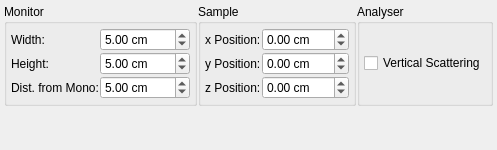
     <widget class="QWidget" name="tabAdvancedTAS">
      <attribute name="title">
       <string>Advanced TAS</string>
      </attribute>
      <layout class="QGridLayout" name="gridLayout_9">
       <property name="margin">
        <number>4</number>
       </property>
       <property name="spacing">
        <number>1</number>
       </property>
       <item row="0" column="0">
        <widget class="QGroupBox" name="groupBox_12m">
         <property name="title">
          <string>Monitor</string>
         </property>
         <layout class="QGridLayout" name="gridLayout_31m">
          <property name="margin">
           <number>4</number>
          </property>
          <property name="spacing">
           <number>1</number>
          </property>
          <item row="1" column="0">
           <widget class="QLabel" name="label_39m">
            <property name="sizePolicy">
             <sizepolicy hsizetype="Fixed" vsizetype="Preferred">
              <horstretch>0</horstretch>
              <verstretch>0</verstretch>
             </sizepolicy>
            </property>
            <property name="text">
             <string>Width:</string>
            </property>
           </widget>
          </item>
          <item row="1" column="1">
           <widget class="QDoubleSpinBox" name="spinMonitorW">
            <property name="suffix">
             <string> cm</string>
            </property>
            <property name="decimals">
             <number>2</number>
            </property>
            <property name="maximum">
             <double>999</double>
            </property>
            <property name="singleStep">
             <double>0.1</double>
            </property>
            <property name="value">
             <double>5</double>
            </property>
           </widget>
          </item>
          <item row="2" column="0">
           <widget class="QLabel" name="label_40m">
            <property name="sizePolicy">
             <sizepolicy hsizetype="Fixed" vsizetype="Preferred">
              <horstretch>0</horstretch>
              <verstretch>0</verstretch>
             </sizepolicy>
            </property>
            <property name="text">
             <string>Height:</string>
            </property>
           </widget>
          </item>
          <item row="2" column="1">
           <widget class="QDoubleSpinBox" name="spinMonitorH">
            <property name="suffix">
             <string> cm</string>
            </property>
            <property name="decimals">
             <number>2</number>
            </property>
            <property name="maximum">
             <double>999</double>
            </property>
            <property name="singleStep">
             <double>0.1</double>
            </property>
            <property name="value">
             <double>5</double>
            </property>
           </widget>
          </item>
          <item row="3" column="0">
           <widget class="QLabel" name="label_54m">
            <property name="sizePolicy">
             <sizepolicy hsizetype="Fixed" vsizetype="Preferred">
              <horstretch>0</horstretch>
              <verstretch>0</verstretch>
             </sizepolicy>
            </property>
            <property name="text">
             <string>Dist. from Mono:</string>
            </property>
           </widget>
          </item>
          <item row="3" column="1">
           <widget class="QDoubleSpinBox" name="spinDistMonoMonitor">
            <property name="suffix">
             <string> cm</string>
            </property>
            <property name="decimals">
             <number>2</number>
            </property>
            <property name="maximum">
             <double>9999</double>
            </property>
            <property name="singleStep">
             <double>1</double>
            </property>
            <property name="value">
             <double>5</double>
            </property>
           </widget>
          </item>
         </layout>
        </widget>
       </item>
       <item row="0" column="2">
        <widget class="QGroupBox" name="groupBox_18">
         <property name="sizePolicy">
          <sizepolicy hsizetype="Preferred" vsizetype="Preferred">
           <horstretch>0</horstretch>
           <verstretch>0</verstretch>
          </sizepolicy>
         </property>
         <property name="title">
          <string>Analyser</string>
         </property>
         <layout class="QGridLayout" name="gridLayout_29">
          <property name="margin">
           <number>4</number>
          </property>
          <property name="spacing">
           <number>1</number>
          </property>
          <item row="2" column="0">
           <widget class="QCheckBox" name="checkKfVert">
            <property name="text">
             <string>Vertical Scattering</string>
            </property>
           </widget>
          </item>
         </layout>
        </widget>
       </item>
       <item row="0" column="1">
        <widget class="QGroupBox" name="groupBox_19">
         <property name="title">
          <string>Sample</string>
         </property>
         <layout class="QGridLayout" name="gridLayout_28">
          <property name="margin">
           <number>4</number>
          </property>
          <property name="spacing">
           <number>1</number>
          </property>
          <item row="0" column="0">
           <widget class="QLabel" name="label_58">
            <property name="sizePolicy">
             <sizepolicy hsizetype="Fixed" vsizetype="Preferred">
              <horstretch>0</horstretch>
              <verstretch>0</verstretch>
             </sizepolicy>
            </property>
            <property name="text">
             <string>x Position:</string>
            </property>
           </widget>
          </item>
          <item row="0" column="1">
           <widget class="QDoubleSpinBox" name="spinSamplePosX">
            <property name="suffix">
             <string> cm</string>
            </property>
            <property name="decimals">
             <number>2</number>
            </property>
            <property name="minimum">
             <double>-999.000000000000000</double>
            </property>
            <property name="maximum">
             <double>999.000000000000000</double>
            </property>
            <property name="singleStep">
             <double>0.100000000000000</double>
            </property>
            <property name="value">
             <double>0.000000000000000</double>
            </property>
           </widget>
          </item>
          <item row="1" column="0">
           <widget class="QLabel" name="label_60">
            <property name="sizePolicy">
             <sizepolicy hsizetype="Fixed" vsizetype="Preferred">
              <horstretch>0</horstretch>
              <verstretch>0</verstretch>
             </sizepolicy>
            </property>
            <property name="text">
             <string>y Position:</string>
            </property>
           </widget>
          </item>
          <item row="1" column="1">
           <widget class="QDoubleSpinBox" name="spinSamplePosY">
            <property name="suffix">
             <string> cm</string>
            </property>
            <property name="decimals">
             <number>2</number>
            </property>
            <property name="minimum">
             <double>-999.000000000000000</double>
            </property>
            <property name="maximum">
             <double>999.000000000000000</double>
            </property>
            <property name="singleStep">
             <double>0.100000000000000</double>
            </property>
            <property name="value">
             <double>0.000000000000000</double>
            </property>
           </widget>
          </item>
          <item row="2" column="0">
           <widget class="QLabel" name="label_61">
            <property name="sizePolicy">
             <sizepolicy hsizetype="Fixed" vsizetype="Preferred">
              <horstretch>0</horstretch>
              <verstretch>0</verstretch>
             </sizepolicy>
            </property>
            <property name="text">
             <string>z Position:</string>
            </property>
           </widget>
          </item>
          <item row="2" column="1">
           <widget class="QDoubleSpinBox" name="spinSamplePosZ">
            <property name="suffix">
             <string> cm</string>
            </property>
            <property name="decimals">
             <number>2</number>
            </property>
            <property name="minimum">
             <double>-999.000000000000000</double>
            </property>
            <property name="maximum">
             <double>999.000000000000000</double>
            </property>
            <property name="singleStep">
             <double>0.100000000000000</double>
            </property>
            <property name="value">
             <double>0.000000000000000</double>
            </property>
           </widget>
          </item>
         </layout>
        </widget>
       </item>
       <item row="2" column="1">
        <spacer name="verticalSpacer_3b">
         <property name="orientation">
          <enum>Qt::Vertical</enum>
         </property>
         <property name="sizeHint" stdset="0">
          <size>
           <width>20</width>
           <height>40</height>
          </size>
         </property>
        </spacer>
       </item>
      </layout>
     </widget>
